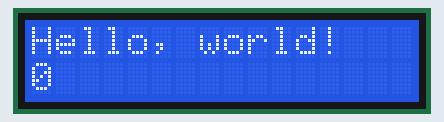
Recording of a sketch running on a simulated Arduino Uno, built with avr-gcc and run on an emulated ATmega328P. Shown: 16×2 character LCD.

Above: at 0.1 s.
At 4.1 s:
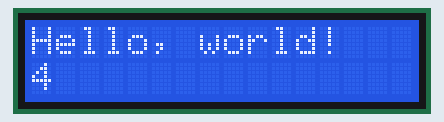
At 9.1 s:
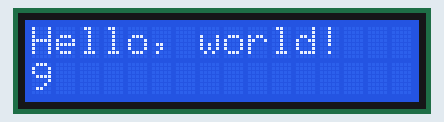
At 19.1 s:
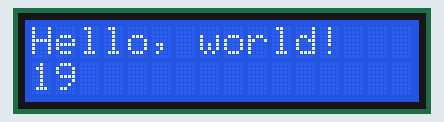
At 29.1 s:
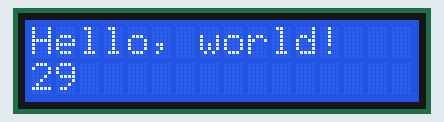
At 39.1 s:
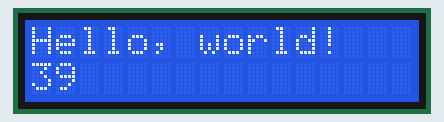

Measured:
- what the display in image 1 shows lasts 1.0 s, from 4.0 s to 5.0 s

The sketch:

sketch_mar17c.ino
```cpp
// (licence header left out)
// include the library code:
#include <LiquidCrystal.h>

//initialize the library by associating any needed LCD interface pin
//with the arduino pin number it is connected to
const int rs = 13, en = 12, d4 = 11, d5 = 10, d6 = 9, d7 = 8;
LiquidCrystal lcd(rs, en, d4, d5, d6, d7);

void setup() {
  //set up the LCD's number of columns and rows:
  lcd.begin(16, 2);
  //Print a message to the LCD.
  lcd.print("Hello, world!");
}

void loop() {
  //set the cursor to column 0, line 1
  //(note: line 1 is the second row, since counting begins with 0):
  lcd.setCursor(0, 1);
  // print the number of seconds since reset:
  lcd.print(millis() / 1000);
}
```
